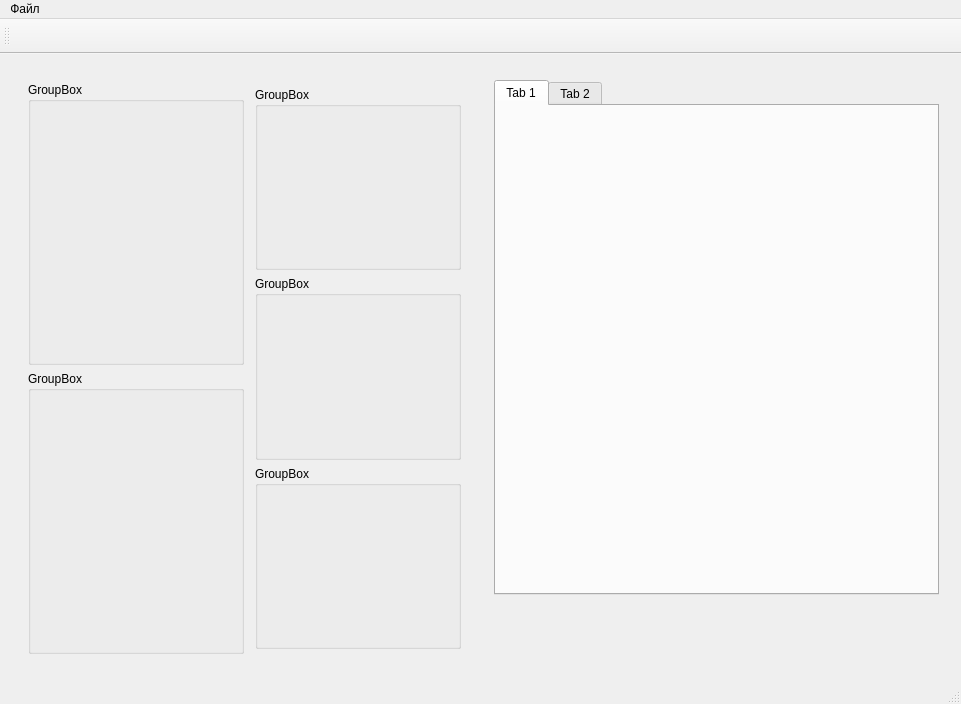
<?xml version="1.0" encoding="UTF-8"?>
<ui version="4.0">
 <class>MainWindow</class>
 <widget class="QMainWindow" name="MainWindow">
  <property name="geometry">
   <rect>
    <x>0</x>
    <y>0</y>
    <width>961</width>
    <height>704</height>
   </rect>
  </property>
  <property name="minimumSize">
   <size>
    <width>0</width>
    <height>0</height>
   </size>
  </property>
  <property name="maximumSize">
   <size>
    <width>16777215</width>
    <height>16777215</height>
   </size>
  </property>
  <property name="windowTitle">
   <string>MainWindow</string>
  </property>
  <widget class="QWidget" name="centralwidget">
   <property name="sizePolicy">
    <sizepolicy hsizetype="Expanding" vsizetype="Expanding">
     <horstretch>0</horstretch>
     <verstretch>0</verstretch>
    </sizepolicy>
   </property>
   <property name="sizeIncrement">
    <size>
     <width>1</width>
     <height>1</height>
    </size>
   </property>
   <layout class="QGridLayout" name="gridLayout">
    <item row="1" column="0">
     <layout class="QHBoxLayout" name="horizontalLayout">
      <property name="sizeConstraint">
       <enum>QLayout::SetMinAndMaxSize</enum>
      </property>
      <item>
       <widget class="QWidget" name="widget" native="true">
        <layout class="QHBoxLayout" name="horizontalLayout_3">
         <property name="spacing">
          <number>2</number>
         </property>
         <property name="leftMargin">
          <number>5</number>
         </property>
         <property name="topMargin">
          <number>5</number>
         </property>
         <property name="rightMargin">
          <number>5</number>
         </property>
         <property name="bottomMargin">
          <number>5</number>
         </property>
         <item>
          <widget class="QWidget" name="widget_2" native="true">
           <layout class="QGridLayout" name="gridLayout_3">
            <item row="0" column="0">
             <layout class="QGridLayout" name="gridLayout_2" rowstretch="0,0,0">
              <property name="leftMargin">
               <number>5</number>
              </property>
              <property name="topMargin">
               <number>5</number>
              </property>
              <property name="rightMargin">
               <number>5</number>
              </property>
              <property name="bottomMargin">
               <number>5</number>
              </property>
              <item row="1" column="2" rowspan="2">
               <layout class="QVBoxLayout" name="verticalLayout_3">
                <property name="leftMargin">
                 <number>5</number>
                </property>
                <property name="topMargin">
                 <number>5</number>
                </property>
                <property name="rightMargin">
                 <number>5</number>
                </property>
                <property name="bottomMargin">
                 <number>5</number>
                </property>
                <item>
                 <widget class="QGroupBox" name="groupBox_3">
                  <property name="title">
                   <string>GroupBox</string>
                  </property>
                  <layout class="QGridLayout" name="gridLayout_6">
                   <item row="0" column="0">
                    <layout class="QVBoxLayout" name="verticalLayout_4"/>
                   </item>
                  </layout>
                 </widget>
                </item>
                <item>
                 <widget class="QGroupBox" name="groupBox_4">
                  <property name="title">
                   <string>GroupBox</string>
                  </property>
                  <layout class="QGridLayout" name="gridLayout_7">
                   <item row="0" column="0">
                    <layout class="QVBoxLayout" name="verticalLayout_5"/>
                   </item>
                  </layout>
                 </widget>
                </item>
                <item>
                 <widget class="QGroupBox" name="groupBox_5">
                  <property name="title">
                   <string>GroupBox</string>
                  </property>
                  <layout class="QGridLayout" name="gridLayout_8">
                   <item row="0" column="0">
                    <layout class="QVBoxLayout" name="verticalLayout_6"/>
                   </item>
                  </layout>
                 </widget>
                </item>
               </layout>
              </item>
              <item row="1" column="1">
               <widget class="QGroupBox" name="groupBox">
                <property name="title">
                 <string>GroupBox</string>
                </property>
                <layout class="QGridLayout" name="gridLayout_4">
                 <item row="0" column="0">
                  <layout class="QVBoxLayout" name="verticalLayout">
                   <property name="topMargin">
                    <number>2</number>
                   </property>
                  </layout>
                 </item>
                </layout>
               </widget>
              </item>
              <item row="2" column="1">
               <widget class="QGroupBox" name="groupBox_2">
                <property name="title">
                 <string>GroupBox</string>
                </property>
                <layout class="QGridLayout" name="gridLayout_5">
                 <item row="0" column="0">
                  <layout class="QVBoxLayout" name="verticalLayout_2"/>
                 </item>
                </layout>
               </widget>
              </item>
             </layout>
            </item>
           </layout>
          </widget>
         </item>
         <item>
          <widget class="QWidget" name="widget_3" native="true">
           <widget class="QWidget" name="verticalLayoutWidget_7">
            <property name="geometry">
             <rect>
              <x>9</x>
              <y>9</y>
              <width>451</width>
              <height>581</height>
             </rect>
            </property>
            <layout class="QVBoxLayout" name="verticalLayout_7">
             <property name="leftMargin">
              <number>3</number>
             </property>
             <property name="topMargin">
              <number>3</number>
             </property>
             <property name="rightMargin">
              <number>3</number>
             </property>
             <property name="bottomMargin">
              <number>3</number>
             </property>
             <item>
              <widget class="QTabWidget" name="tabWidget">
               <property name="currentIndex">
                <number>0</number>
               </property>
               <widget class="QWidget" name="tab">
                <attribute name="title">
                 <string>Tab 1</string>
                </attribute>
                <widget class="QWidget" name="verticalLayoutWidget_8">
                 <property name="geometry">
                  <rect>
                   <x>9</x>
                   <y>9</y>
                   <width>421</width>
                   <height>461</height>
                  </rect>
                 </property>
                 <layout class="QVBoxLayout" name="verticalLayout_9"/>
                </widget>
               </widget>
               <widget class="QWidget" name="tab_2">
                <attribute name="title">
                 <string>Tab 2</string>
                </attribute>
               </widget>
              </widget>
             </item>
             <item>
              <layout class="QHBoxLayout" name="horizontalLayout_5">
               <property name="topMargin">
                <number>30</number>
               </property>
              </layout>
             </item>
             <item>
              <layout class="QHBoxLayout" name="horizontalLayout_6">
               <property name="topMargin">
                <number>30</number>
               </property>
              </layout>
             </item>
            </layout>
           </widget>
          </widget>
         </item>
        </layout>
       </widget>
      </item>
     </layout>
    </item>
   </layout>
  </widget>
  <widget class="QMenuBar" name="menubar">
   <property name="geometry">
    <rect>
     <x>0</x>
     <y>0</y>
     <width>961</width>
     <height>21</height>
    </rect>
   </property>
   <widget class="QMenu" name="menu">
    <property name="title">
     <string>Файл</string>
    </property>
   </widget>
   <addaction name="menu"/>
  </widget>
  <widget class="QStatusBar" name="statusbar"/>
  <widget class="QToolBar" name="toolBar">
   <property name="minimumSize">
    <size>
     <width>35</width>
     <height>35</height>
    </size>
   </property>
   <property name="windowTitle">
    <string>toolBar</string>
   </property>
   <attribute name="toolBarArea">
    <enum>TopToolBarArea</enum>
   </attribute>
   <attribute name="toolBarBreak">
    <bool>false</bool>
   </attribute>
  </widget>
 </widget>
 <resources/>
 <connections/>
</ui>
